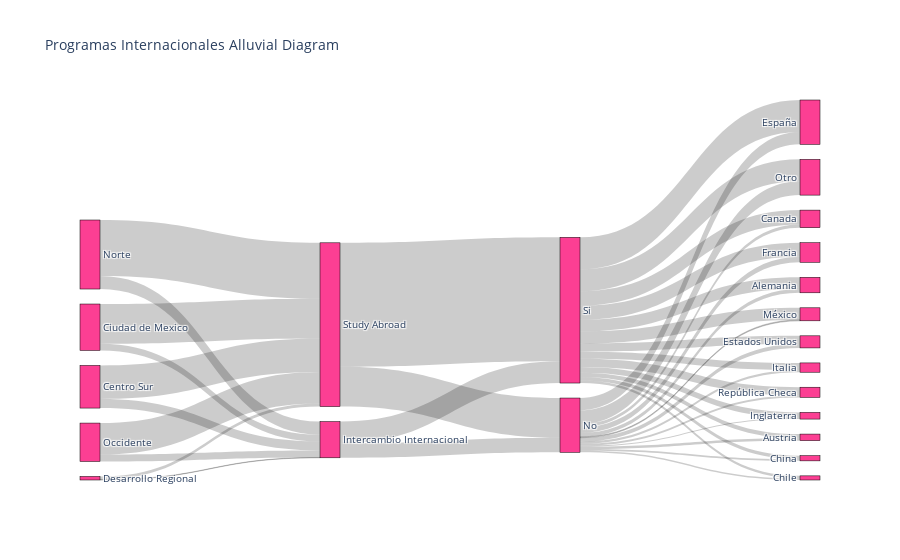

Notebook source saved alongside this figure:
### Code cell
fig.update_layout(title_text = 'Programas Internacionales Alluvial Diagram', font_size = 10)
fig.show()

### Figure 1 — Plotly figure (JSON) as saved in the notebook; plotly's stock layout.template omitted (floating-point values rounded to 4 significant figures)
{"data": [{"link": {"source": [0, 0, 1, 1, 2, 2, 3, 3, 4, 4, 5, 5, 6, 6, 7, 7, 7, 7, 7, 7, 7, 7, 7, 7, 7, 7, 7, 8, 8, 8, 8, 8, 8, 8, 8, 8, 8, 8, 8, 8], "target": [5, 6, 5, 6, 5, 6, 5, 6, 5, 6, 7, 8, 7, 8, 9, 10, 11, 12, 13, 14, 15, 16, 17, 18, 19, 20, 21, 9, 10, 11, 12, 13, 14, 15, 16, 17, 18, 19, 20, 21], "value": [2188, 8013, 1592, 9511, 86, 762, 3136, 13376, 1667, 7517, 3473, 5196, 9514, 29665, 930, 544, 741, 382, 408, 2947, 926, 1341, 270, 506, 221, 3319, 452, 2780, 1027, 3472, 608, 840, 7665, 1969, 3343, 1332, 1717, 2893, 5235, 1980]}, "node": {"color": "#fc3f93", "label": ["Centro Sur", "Ciudad de Mexico", "Desarrollo Regional", "Norte", "Occidente", "Intercambio Internacional", "Study Abroad", "No", "Si", "Alemania", "Austria", "Canada", "Chile", "China", "España", "Estados Unidos", "Francia", "Inglaterra", "Italia", "México", "Otro", "República Checa"], "line": {"color": "black", "width": 0.5}, "pad": 15, "thickness": 20}, "type": "sankey"}], "layout": {"font": {"size": 10}, "title": {"text": "Programas Internacionales Alluvial Diagram"}}}
